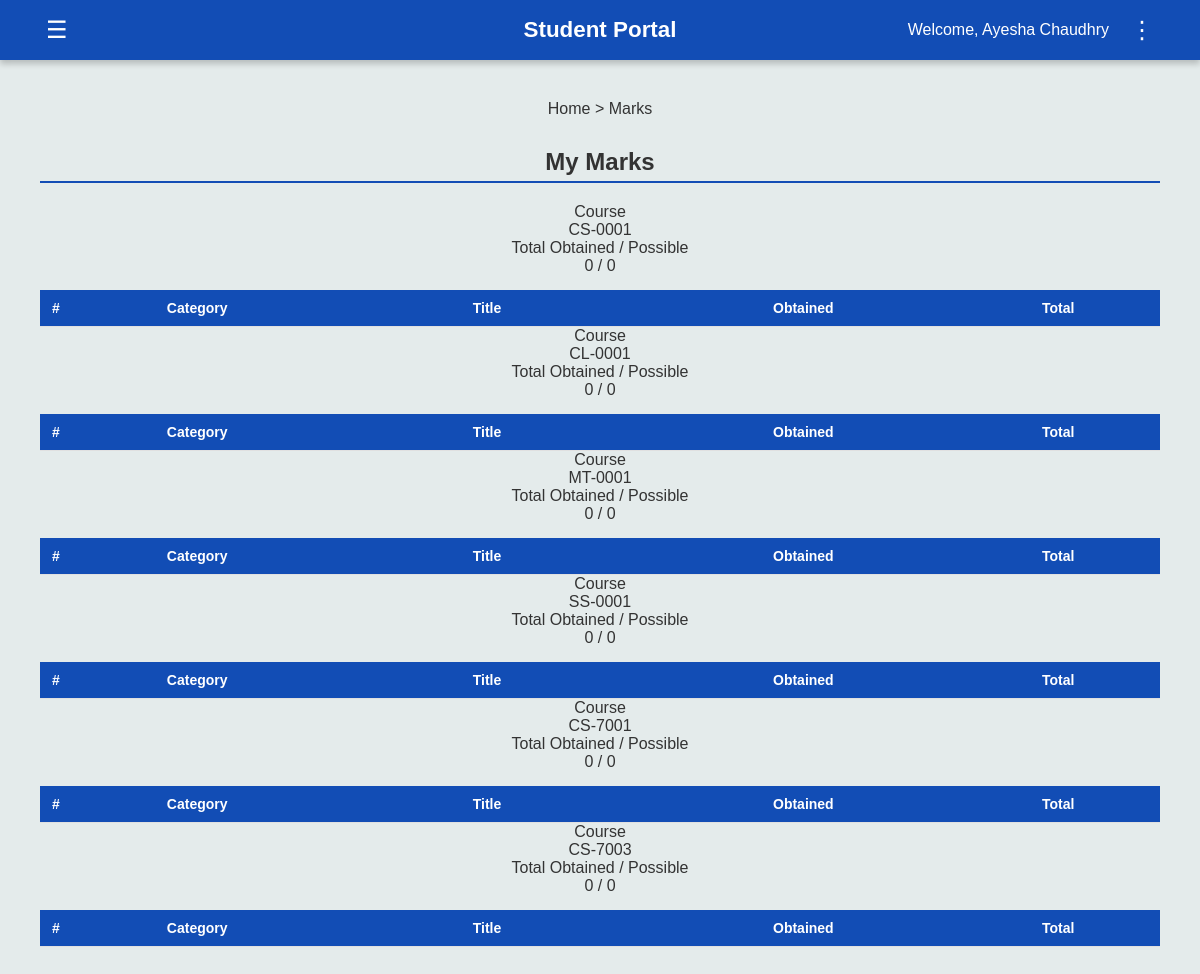
The page /student/marks (signed in) on the database as committed earlier.
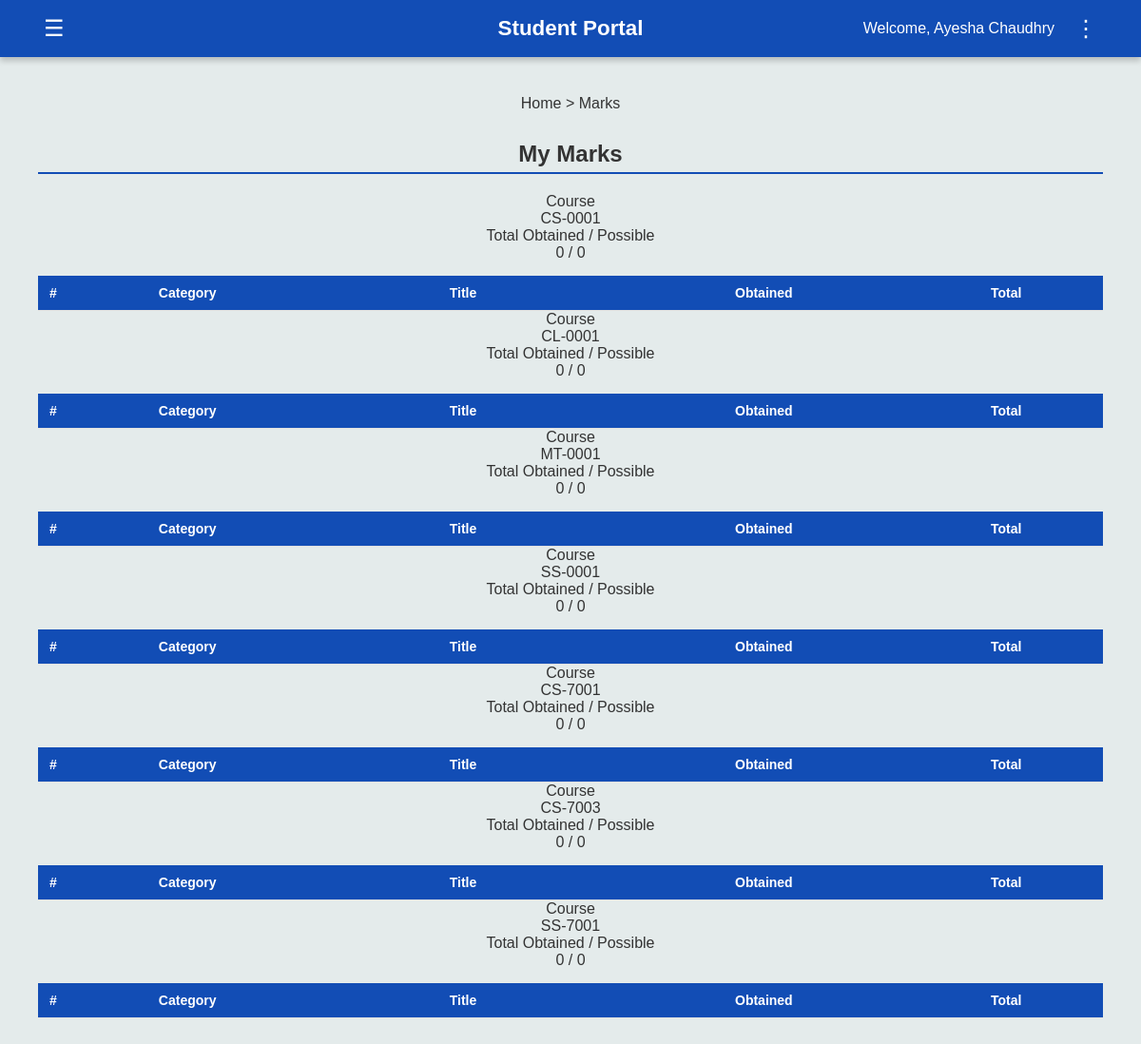
The same page on the database as committed later.
### tables this page shows
CREATE TABLE enrollments (
        Roll_No TEXT, Course_Code TEXT,
        FOREIGN KEY (Roll_No) REFERENCES students (Roll_No),
        FOREIGN KEY (Course_Code) REFERENCES courses (Course_Code)
    );

### app.py (the view, shortened to what this page needs)
@app.route('/student/marks')
def student_marks():
    if 'user' not in session:
        return redirect(url_for('student_login'))
    roll = session['user']
    conn = get_db()
    cur = conn.cursor()
    cur.execute('SELECT Course_Code FROM enrollments WHERE Roll_No=?', (roll,))
    courses = [r['Course_Code'] for r in cur.fetchall()]
    course_reports = []
    for course in courses:
        cur.execute('''
            SELECT id, Category, Item_No, Title, Total
            FROM mark_items
            WHERE Course_Code=?
            ORDER BY Category, Item_No
        ''', (course,))
        items = cur.fetchall()
        entries = []
        category_agg = {}
        total_possible = 0
        total_obtained = 0
        course_reports.append({
            'course': course,
            'items': entries,
            'category_agg': category_agg,
            'total_possible': total_possible,
            'total_obtained': total_obtained,
            'percentage': round(total_obtained / total_possible * 100, 2)
                          if total_possible > 0 else None
        })
    conn.close()
    return render_template('student_marks.html', reports=course_reports)

### app.py (called while the page is built)
def get_db():
    conn = sqlite3.connect('flake.db')
    conn.row_factory = sqlite3.Row  # This allows accessing columns by name
    return conn

### templates/student_marks.html (shortened to what this page needs)
{% extends "student_dashboard.html" %}
{% block content %}
  <div class="breadcrumb"><span>Home</span> &gt; <span>Marks</span></div>
  <div class="page-header"><h2>My Marks</h2></div>
  {% for rep in reports %}
    <div class="course-info-box">
      <div class="course-info-grid">
        <div>
          <div class="course-info-label">Course</div>
          <div class="course-info-value">{{ rep.course }}</div>
        </div>
        <div>
          <div class="course-info-label">Total Obtained / Possible</div>
          <div class="course-info-value">
            {{ rep.total_obtained }} / {{ rep.total_possible }}
          </div>
        </div>
      </div>
      <div style="margin-top:15px;">
        <div class="table-container">
          <table>
            <thead>
              <tr>
                <th>#</th>
                <th>Category</th>
                <th>Title</th>
                <th style="text-align:center">Obtained</th>
                <th style="text-align:center">Total</th>
              </tr>
            </thead>
          </table>
        </div>
      </div>
    </div>
  {% endfor %}
{% endblock %}

### templates/student_dashboard.html (shortened to what this page needs)
<!DOCTYPE html>
<html lang="en">
  <head>
    <link
      rel="stylesheet"
      href="{{ url_for('static', filename='portal_template.css') }}"
    />
    <link
      rel="stylesheet"
      href="https://cdnjs.cloudflare.com/ajax/libs/font-awesome/6.5.0/css/all.min.css"
    />
  </head>
  <body>
    <header>
      <button class="left-btn" id="menuToggle">&#9776;</button>
      <h1 class="portal-title"><b>Student Portal</b></h1>
      <div class="user-info">
        <span>Welcome, {{ session.get('user_name', 'Student') }}</span>
        <button class="options-btn" id="optionsToggle">&#8942;</button>
      </div>
    </header>
    <main>
      {% block content %}{% endblock %}
    </main>
  </body>
</html>

### static/portal_template.css (style rules this page uses)
body { margin: 0; font-family: Arial, Helvetica, sans-serif; background-color: #E4EBEB; color: #333; }
header { background-color: #124DB5; display: flex; justify-content: space-between; align-items: center; padding: 15px 40px; color: white; box-shadow: 0 4px 6px rgba(0,0,0,0.2); position: relative; }
.left-btn, .options-btn { background: none; border: none; color: white; font-size: 24px; cursor: pointer; position: relative; }
.user-info { display: flex; align-items: center; gap: 15px; position: relative; }
main { padding: 40px; text-align: center; }
.portal-title { position: absolute; left: 50%; transform: translateX(-50%); font-size: 1.4rem; font-weight: bold; }
table { width: 100%; border-collapse: collapse; }
th, td { padding: 10px 12px; border-bottom: 1px solid #e0e0e0; text-align: left; font-size: 14px; }
th { background-color: #124DB5; color: white; }
h2 { border-bottom: 2px solid #124DB5; padding-bottom: 5px; margin-top: 30px; }

Rows that differ between the two databases and show on the page:
added enrollments: course "SS-7001", total_obtained "0", total_possible "0"
